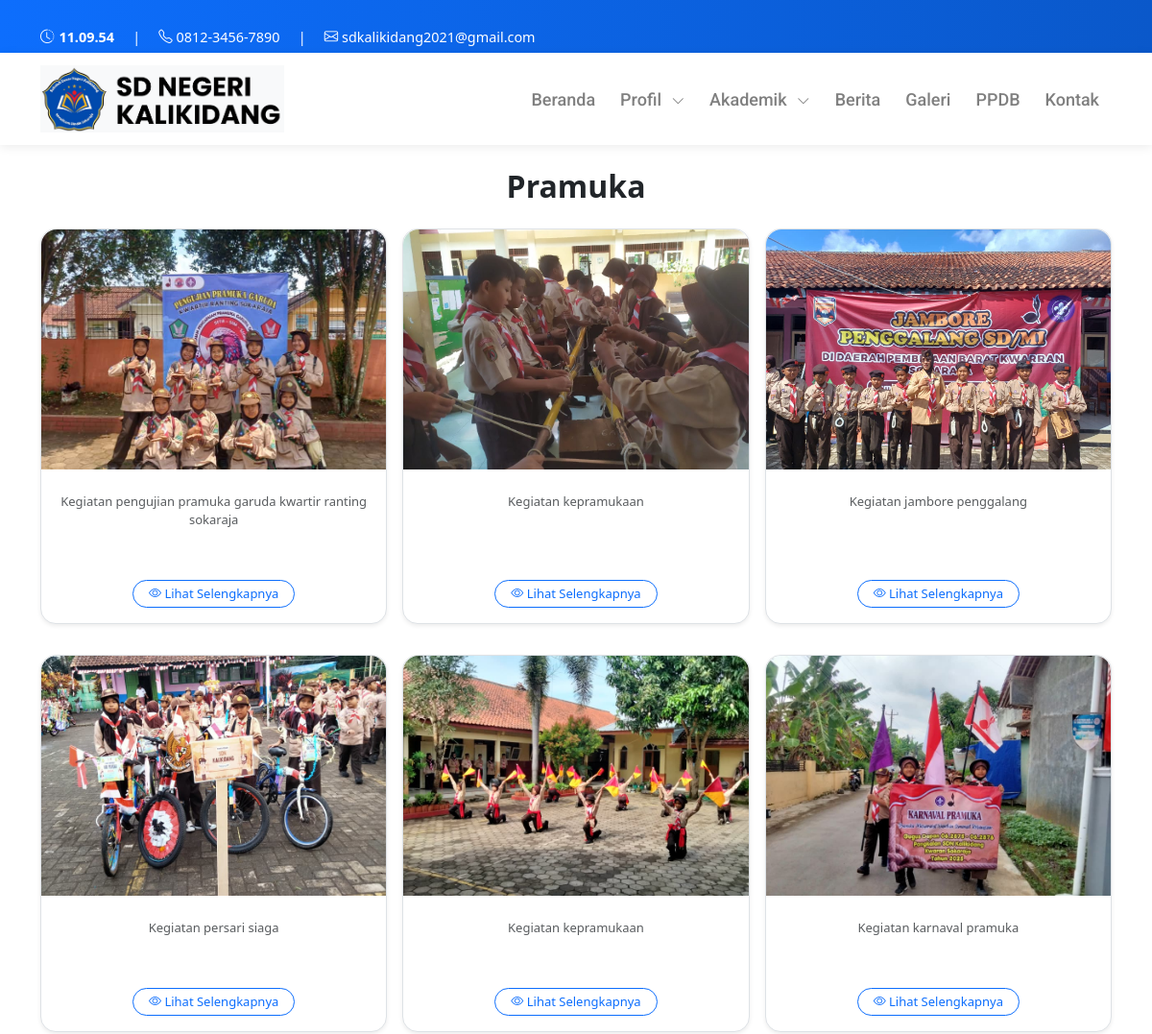
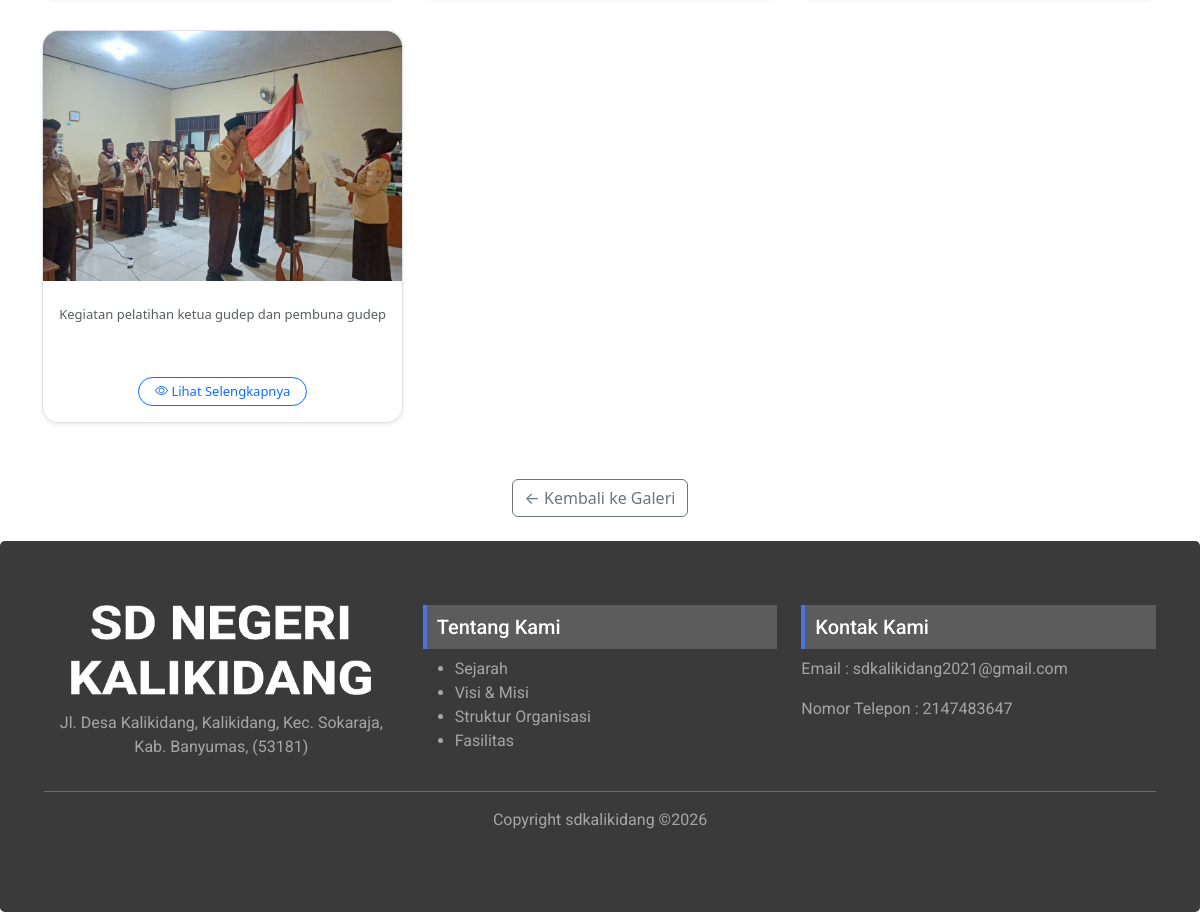
Screenshot of /galeri/detail/3 with the database file from the repository (2 pictures, top to bottom).
### tables this page shows
CREATE TABLE `galeri_kategori` (
  `id` int(11) NOT NULL,
  `nama_kategori` varchar(255) NOT NULL,
  `deskripsi` text DEFAULT NULL
);

CREATE TABLE `galeri_foto` (
  `id` int(11) NOT NULL,
  `kategori_id` int(11) NOT NULL,
  `foto` varchar(255) NOT NULL,
  `tanggal_upload` date NOT NULL,
  `deskripsi` text DEFAULT NULL
);

### application/controllers/Galeri.php (called while the page is built, shortened)
<?php
class Galeri extends CI_Controller {
    public function __construct()
    {
        $this->load->model('GaleriKategori_model', 'kategori');
        $this->load->model('GaleriFoto_model', 'foto');
    }
    public function detail($kategori_id)
    {
        $kategori_data = $this->kategori->get_by_id($kategori_id);
        $foto_all = $this->foto->get_by_kategori($kategori_id);
        $data['title']    = $kategori_data->nama_kategori;
        $data['kategori'] = $kategori_data;
        $data['foto']     = $foto_all;
        $data['page'] = 'galeri/galeri_detail';
        $this->load->view('front/layouts/main', $data);
    }
}

### index.php (called while the page is built, shortened)
<?php
require_once BASEPATH.'core/CodeIgniter.php';

### application/models/GaleriKategori_model.php (called while the page is built, shortened)
<?php
class GaleriKategori_model extends CI_Model {
    protected $table = 'galeri_kategori';
public function get_by_id($id)
{
    return $this->db->where('id', $id)
                    ->get($this->table)
                    ->row();
}
}

### application/models/GaleriFoto_model.php (called while the page is built, shortened)
<?php
class GaleriFoto_model extends CI_Model {
    protected $table = 'galeri_foto';
public function get_by_kategori($kategori_id)
{
    return $this->db->where('kategori_id', $kategori_id)
                    ->order_by('tanggal_upload', 'DESC')
                    ->get($this->table)
                    ->result();
}
}

### application/views/front/pages/galeri/galeri_detail.php (the view, shortened to what this page needs)
<link href="https://cdn.jsdelivr.net/npm/bootstrap@5.3.3/dist/css/bootstrap.min.css" rel="stylesheet">
<div class="container py-4">
    <h2 class="mb-4 text-center fw-semibold">
        <?= ucwords($kategori->nama_kategori); ?>
    </h2>
    <?php if (!empty($foto)) : ?>
        <div class="row g-3">
            <?php foreach ($foto as $f) : ?>
                <div class="col-12 col-sm-6 col-md-4 mb-3">
                    <div class="card h-100 border rounded-4 shadow-sm d-flex flex-column justify-content-between hover-card">
                        <img src="<?= base_url('uploads/galeri/' . $f->foto); ?>"
                             alt="Foto Galeri"
                             class="card-img-top rounded-top-4">
                        <div class="card-body text-center d-flex flex-column px-3"
                             style="padding-top:1.5rem; padding-bottom:1rem;">
                            <p class="card-text text-muted small flex-grow-1 mb-2"
                               style="font-size:13px;">
                                <?= !empty($f->deskripsi)
                                    ? word_limiter(strip_tags($f->deskripsi), 18)
                                    : 'Tidak ada deskripsi'; ?>
                            </p>
                        </div>
                        <div class="card-footer bg-transparent border-0 text-center mt-auto pb-3">
                            <a href="<?= site_url('galeri/detail_foto/' . $f->id); ?>"
                               class="btn btn-outline-primary rounded-pill px-3 py-1"
                               style="font-size:13px;">
                                <i class="bi bi-eye"></i> Lihat Selengkapnya
                            </a>
                        </div>
                    </div>
                </div>
            <?php endforeach; ?>
        </div>
    <?php else : ?>
        <div class="alert alert-info text-center mt-4">
            Belum ada foto pada kategori ini.
        </div>
    <?php endif; ?>
    <div class="text-center mt-4">
       <a href="<?= site_url('galeri'); ?>"
             class="btn btn-outline-secondary mt-3">
            ← Kembali ke Galeri
          </a>
    </div>
</div>

### asset/css/style.css (style rules this page uses)
html, body { overflow-x: hidden !important; }
.card { margin: 0 auto; float: none; margin-bottom: 20px; }

### application/views/front/pages/galeri/galeri_detail.php (style rules this page uses)
.hover-card { transition: all 0.25s ease; }
.card { border-radius: 10px; }
.card-img-top { height: 250px; object-fit: cover; border-top-left-radius: 10px; border-top-right-radius: 10px; }
.card-body { text-align: center; display: flex; flex-direction: column; }
.card-text { font-size: 13px; }

### rows the page displays
galeri_kategori: nama_kategori "Pramuka"
galeri_foto: foto (picture), deskripsi "Kegiatan pengujian pramuka garuda kwartir ranting sokaraja"
galeri_foto: foto (picture), deskripsi "Kegiatan kepramukaan"
galeri_foto: foto (picture), deskripsi "Kegiatan jambore penggalang"
galeri_foto: foto (picture), deskripsi "Kegiatan persari siaga"
galeri_foto: foto (picture), deskripsi "Kegiatan kepramukaan"
galeri_foto: foto (picture), deskripsi "Kegiatan karnaval pramuka"
galeri_foto: foto (picture), deskripsi "Kegiatan pelatihan ketua gudep dan pembuna gudep"
